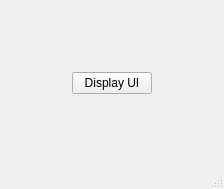
<?xml version="1.0" encoding="UTF-8"?>
<ui version="4.0">
 <class>MainWindow</class>
 <widget class="QMainWindow" name="MainWindow">
  <property name="geometry">
   <rect>
    <x>0</x>
    <y>0</y>
    <width>224</width>
    <height>189</height>
   </rect>
  </property>
  <property name="windowTitle">
   <string>MainWindow</string>
  </property>
  <widget class="QWidget" name="centralwidget">
   <layout class="QVBoxLayout" name="verticalLayout">
    <item>
     <layout class="QHBoxLayout" name="horizontalLayout">
      <item>
       <spacer name="horizontalSpacer">
        <property name="orientation">
         <enum>Qt::Horizontal</enum>
        </property>
        <property name="sizeHint" stdset="0">
         <size>
          <width>40</width>
          <height>20</height>
         </size>
        </property>
       </spacer>
      </item>
      <item>
       <widget class="QPushButton" name="pushButton_DisplayUI">
        <property name="sizePolicy">
         <sizepolicy hsizetype="Fixed" vsizetype="Fixed">
          <horstretch>0</horstretch>
          <verstretch>0</verstretch>
         </sizepolicy>
        </property>
        <property name="text">
         <string>Display UI</string>
        </property>
       </widget>
      </item>
      <item>
       <spacer name="horizontalSpacer_2">
        <property name="orientation">
         <enum>Qt::Horizontal</enum>
        </property>
        <property name="sizeHint" stdset="0">
         <size>
          <width>40</width>
          <height>20</height>
         </size>
        </property>
       </spacer>
      </item>
     </layout>
    </item>
   </layout>
  </widget>
  <widget class="QMenuBar" name="menubar">
   <property name="geometry">
    <rect>
     <x>0</x>
     <y>0</y>
     <width>224</width>
     <height>21</height>
    </rect>
   </property>
  </widget>
  <widget class="QStatusBar" name="statusbar"/>
 </widget>
 <resources/>
 <connections/>
</ui>
